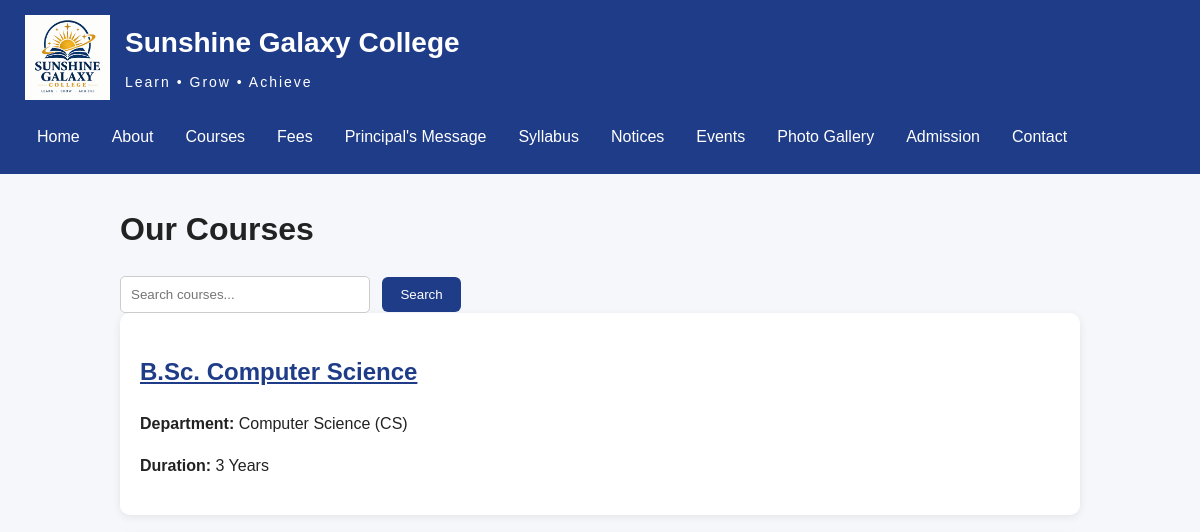
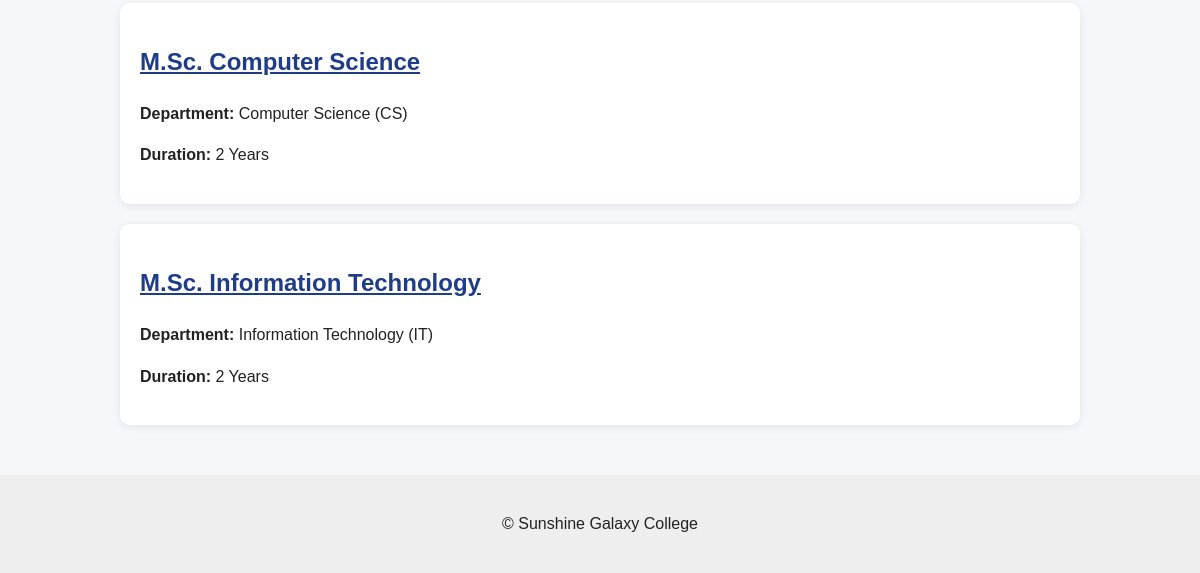
Before: /courses/ with the older database file (2 pictures, top to bottom).
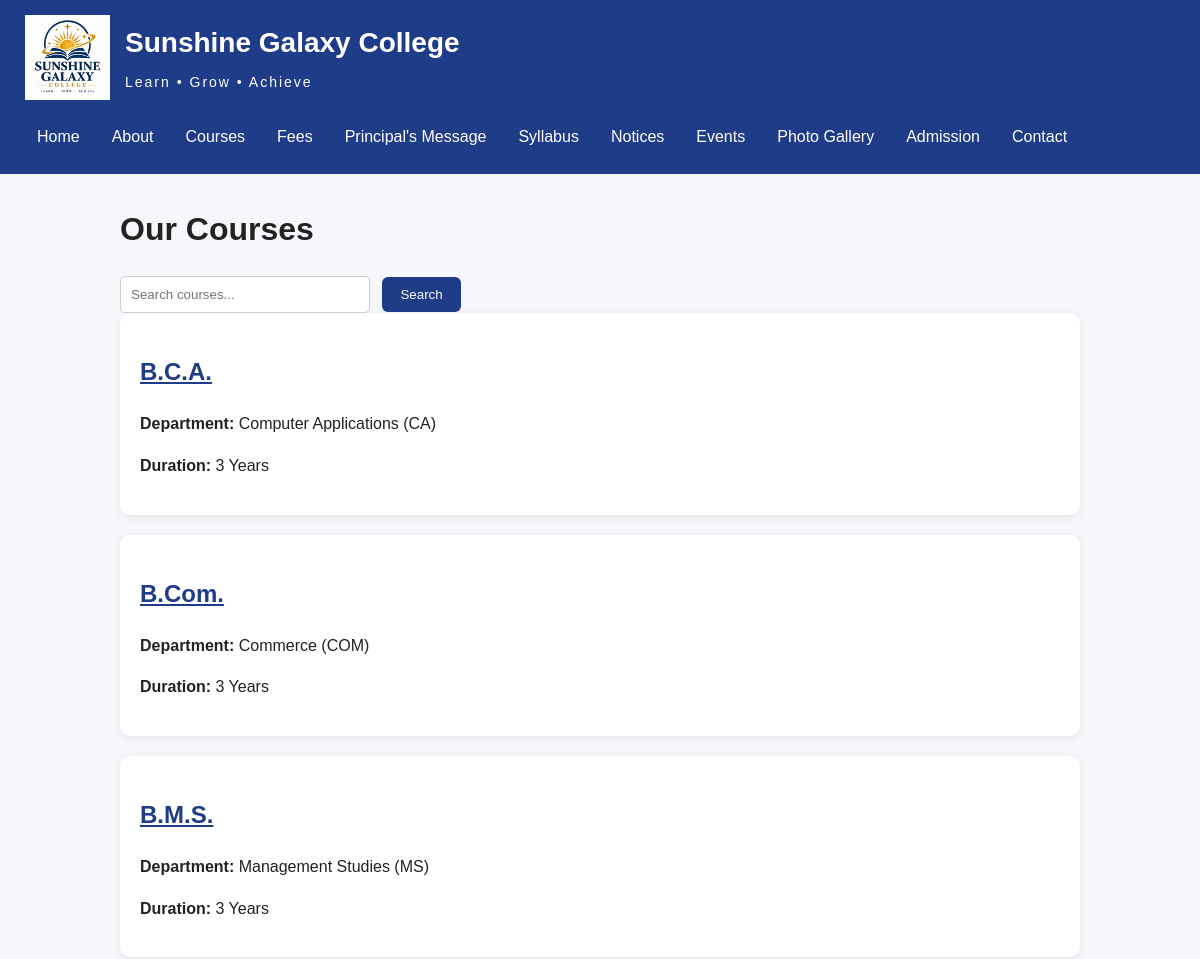
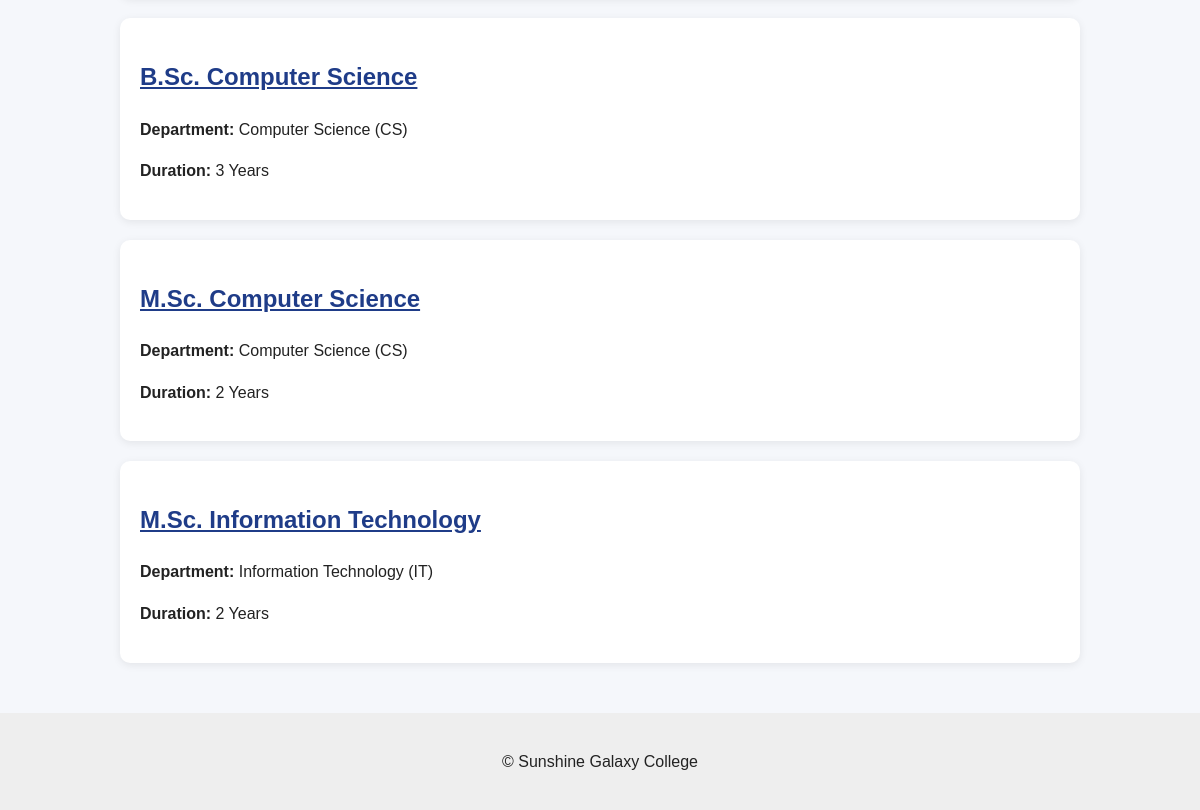
After: the same page with the newer database file (2 pictures, top to bottom).
### core/models.py (models this page shows, shortened)
class Course(models.Model):
    department = models.ForeignKey(
        Department,
        on_delete=models.CASCADE,
        related_name="courses"
    )
    name = models.CharField(max_length=150)
    degree = models.CharField(max_length=100)
    duration = models.CharField(max_length=50)
    description = models.TextField()
    eligibility = models.TextField()
    is_active = models.BooleanField(default=True)
    class Meta:
        ordering = ["name"]

class Department(models.Model):
    name = models.CharField(max_length=150)
    code = models.CharField(max_length=20, unique=True)
    description = models.TextField()
    hod = models.CharField(max_length=100)
    def __str__(self):
        return f"{self.name} ({self.code})"
    class Meta:
        ordering = ["name"]

### core/views.py (the view)
# urls.py: path("courses/", views.course_list, name="course_list"),
def course_list(request):
    search_query = request.GET.get("search", "")
    courses = Course.objects.filter(is_active=True)
    if search_query:
        courses = courses.filter(
            name__icontains=search_query
        )
    return render(
        request,
        "core/course_list.html",
        {
            "courses": courses,
            "search_query": search_query,
        }
    )

### Templates/core/course_list.html (shortened to what this page needs)
{% extends "base.html" %}
{% block content %}
<h1>Our Courses</h1>
<form method="get">
    <input
        type="text"
        name="search"
        placeholder="Search courses..."
        value="{{ search_query }}"
    >
    <button type="submit">
        Search
    </button>
</form>
{% for course in courses %}
    <div class="course-card">
        <h2>
            <a href="{% url 'course_detail' course.id %}">
                {{ course.name }}
            </a>
        </h2>
        <p>
            <strong>Department:</strong>
            {{ course.department }}
        </p>
        <p>
            <strong>Duration:</strong>
            {{ course.duration }}
        </p>
    </div>
{% empty %}
    <p>No courses found.</p>
{% endfor %}
{% endblock %}

Changed rows visible on the page:
added Course: name "B.C.A.", department "Computer Applications (CA)", duration "3 Years"
added Course: name "B.Com.", department "Commerce (COM)", duration "3 Years"
added Course: name "B.M.S.", department "Management Studies (MS)", duration "3 Years"
